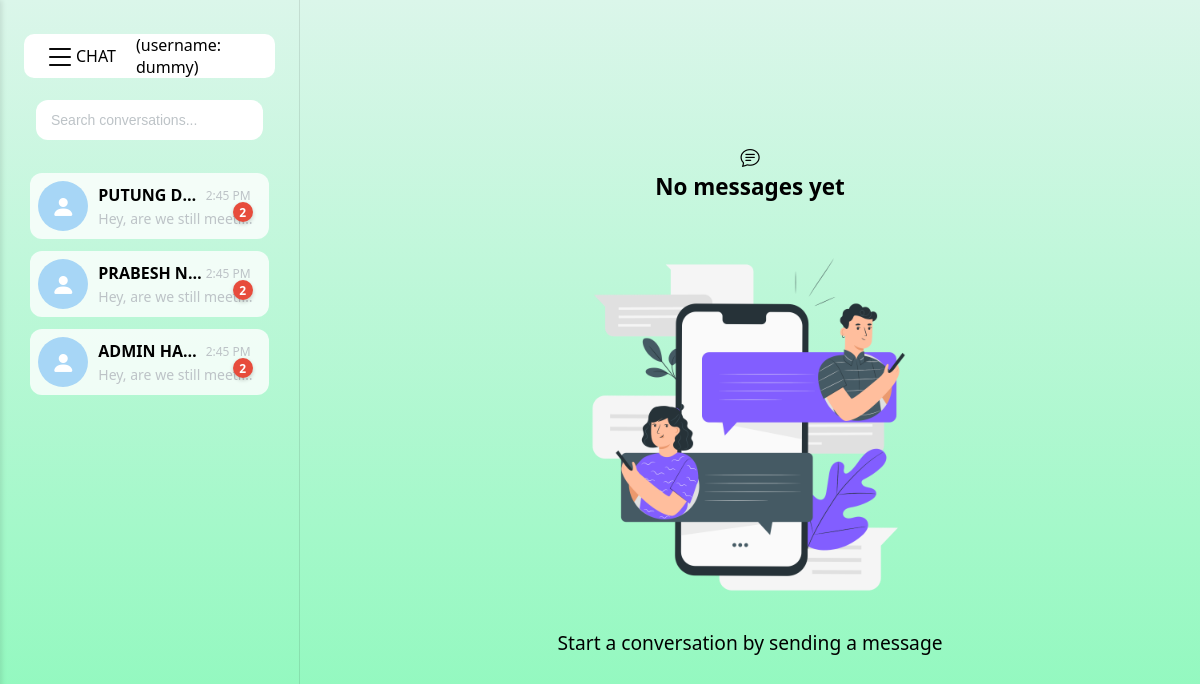
Page / (signed in) on the committed database.
### chat/models.py (models this page shows)
class CustomUser(AbstractUser):
    friends = models.ManyToManyField(
        'self',
        through="FriendShip",
        symmetrical=False,
        related_name='friend_set',
        blank=True
    )
    def __str__(self):
        return self.username

### chat/views.py (the view, shortened to what this page needs)
# urls.py: path('',include('chat.urls'))
@login_required()
def chat(request):
    my_friends = request.user.friends.all()
    not_my_friend = request.user.friend_set.all()
    all_friends = my_friends.union(not_my_friend)
    room_code = chats = friend =  None
    receiver_id = request.GET.get('id')
    return render(request,'chat.html',{
        'friends':all_friends,
        'my_friend_only':my_friends,
        'friend':friend,
        'room_code':room_code,
        'chat_type':'solo_chat',
        })

### chat/templates/chat.html (shortened to what this page needs)
{% extends 'basechat.html' %}
{% load static %}
{% block friendorgroup %}
    {% for f in friends %}
    <div class="chat-card {% if f == friend %}active{% endif %}" data-slug="{{ f.id }}">
        <div class="chat-image flex"><i class="bi bi-person-fill"></i></div>
        <div class="chat-card-right">
            <div class="chat-card-right-top">
                <div class="chat-name"> {{ f.first_name | upper }} {{ f.last_name | upper }}</div>
                <div class="chat-time">2:45 PM</div>
            </div>
            <div class="chat-last-message">Hey, are we still meeting today?</div>
            <div class="chat-card unread">2</div>
        </div>
    </div>
    {% endfor %}
{% endblock %}

### chat/templates/basechat.html (shortened to what this page needs)
{% load static %}
<!DOCTYPE html>
<html lang="en">
<head>
    <link href="https://cdn.jsdelivr.net/npm/bootstrap-icons@1.11.0/font/bootstrap-icons.css" rel="stylesheet">
    <link href="https://cdnjs.cloudflare.com/ajax/libs/font-awesome/6.4.0/css/all.min.css" rel="stylesheet">
    <link rel="stylesheet" href="{% static 'css/chat.css' %}">
</head>
<body>
    <div class="container" id="roomCode" data-room-code="{{ room_code|default:'' }}">
        <div class="select-user-bar" id="select-user-bar">
            <div class="nav">
                <div><i class="bi bi-list"></i></div>
                <div style="margin-left: 20px;margin-right: 20px;">CHAT</div>
                <p>(username: {{ request.user }})</p>
            </div>
            <div class="search-box">
                <input type="text" class="search-input" placeholder="Search conversations...">
            </div>
            {% block friendorgroup %}
            {% endblock %}
        </div>
        <div class="blank-content-container" id="blank-content-container">
            {% if not friend %}
            <div class="blank-content">
                <i class="bi bi-chat-text"></i>
                <h3>No messages yet</h3><br>
                <img src="{% static 'images/Messages-pana.png' %}" alt="Error" height="400" width="400">
                <p>Start a conversation by sending a message</p>
            </div>
            {% endif %}
        </div>
    </div>
</body>
</html>

### chat/static/css/chat.css (style rules this page uses)
:root { --primary-bg: linear-gradient(to bottom, #dbf6ea, #88f9b9); --secondary-bg: #ffffff; --accent-color: #a7d6f6; --accent-color2: linear-gradient(to bottom, #4a4848, #53936e); --hover-color: #2ecc71; --text-color: #000000; --text-secondary: #bdc3c7; --card-bg: rgba(255, 255, 255, 0.8); --input-bg: rgba(44, 62, 80, 0.7); --page-bg: linear-gradient(135deg, #d0eee1, #bafed7); --error-color: #e74c3c; --success-color: #2ecc71; --border-radius: 12px; --transition-speed: 0.3s; }
* { margin: 0; padding: 0; box-sizing: border-box; }
body { background: var(--primary-bg); height: 100dvh; overflow: hidden; font-family: 'Segoe UI', Tahoma, Geneva, Verdana, sans-serif; color: var(--text-color); }
.flex { display: flex; flex-direction: column; justify-content: center; align-items: center; }
.container { display: flex; flex-direction: row; align-items: stretch; width: 100%; height: 100%; }
.select-user-bar { flex: 1; max-width: 25%; border-right: 1px solid rgba(0, 0, 0, 0.1); display: flex; flex-direction: column; align-items: center; height: 100%; overflow-x: hidden; overflow-y: auto; position: relative; padding: 2%; }
.search-box { width: 100%; height: auto; padding: 12px; }
.search-input { width: 100%; padding: 10px 15px; border-radius: var(--border-radius); height: 40px; border: none; color: var(--text-color); font-size: 14px; margin-bottom: 15px; }
.search-input::placeholder { color: var(--text-secondary); }
.chat-card { display: flex; flex-direction: row; align-items: center; border-radius: var(--border-radius); width: 95%; height: auto; background-color: var(--card-bg); margin: 6px; padding: 8px; transition: transform var(--transition-speed), background-color var(--transition-speed); position: relative; box-sizing: border-box; }
.chat-card .unread { position: absolute; right: 10px; top: 50%; transform: translateY(-50%); width: 20px; height: 20px; background-color: var(--error-color); border-radius: 50%; display: flex; justify-content: center; align-items: center; font-size: 12px; font-weight: bold; color: white; box-shadow: 0 2px 4px rgba(0, 0, 0, 0.2); }
.chat-image { flex-shrink: 0; height: 50px; width: 50px; border-radius: 50%; margin-right: 10px; background-color: var(--accent-color); color: white; font-size: 24px; overflow: hidden; transition: transform 0.2s; }
.chat-card-right { flex: 1; display: flex; flex-direction: column; justify-content: center; overflow: hidden; }
.chat-card-right-top { display: flex; flex-direction: row; justify-content: space-between; align-items: center; padding-right: 10px; font-size: 16px; overflow: hidden; }
.chat-name { font-weight: 600; white-space: nowrap; overflow: hidden; text-overflow: ellipsis; max-width: 70%; }
.chat-time { font-size: 12px; color: var(--text-secondary); white-space: nowrap; }
.chat-last-message { padding-top: 3px; font-size: 14px; color: var(--text-secondary); white-space: nowrap; overflow: hidden; text-overflow: ellipsis; max-width: 100%; }
.blank-content-container { flex: auto; display: none; }
.blank-content { display: flex; height: 100%; flex: 1; flex-direction: column; align-items: center; justify-content: center; background-color: var(--primary-bg); font-size: larger; }
.nav { display: flex; background: var(--secondary-bg); align-items: center; width: 100%; cursor: pointer; border-radius: 10px; margin: 10px; transition: transform var(--transition-speed), background-color var(--transition-speed); }
.bi-list { width: 100%; position: relative; left: 20px; font-size:2rem; }
@media (min-width: 1200px) { .select-user-bar { width: 320px; } }
@media (min-width: 1200px) { .chat-name { max-width: 220px; } }
@media (min-width: 1200px) { .chat-last-message { max-width: 300px; } }

### rows in the picture
CustomUser: user "dummy"
CustomUser: first_name "PUTUNG", last_name "D…"
CustomUser: first_name "PRABESH", last_name "N…"
CustomUser: first_name "ADMIN", last_name "HAHA"
